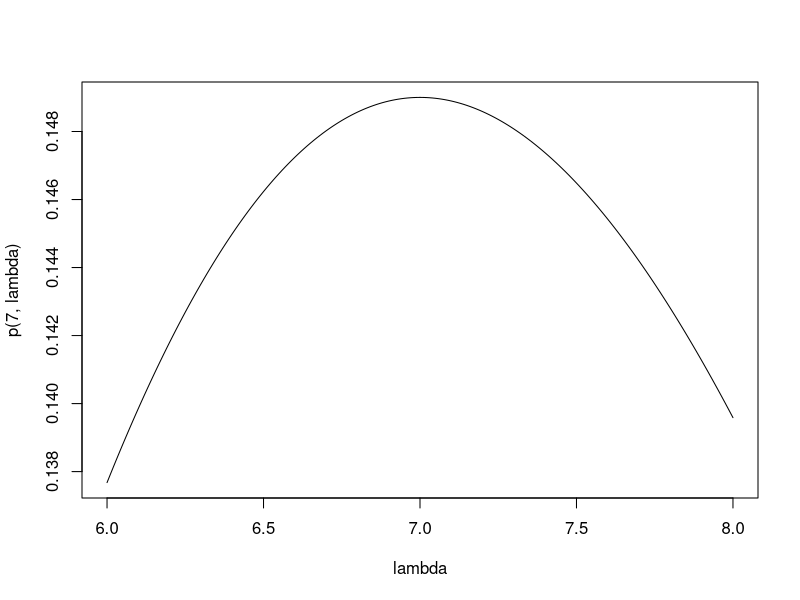
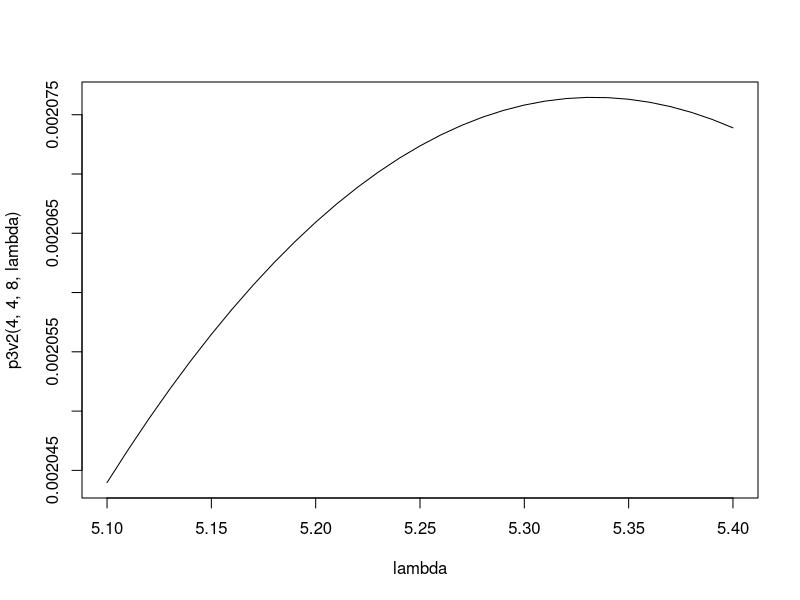

Here is the R script that generated these plots, in order:
p <- function(x,lambda=2){
  # x must be a whole number
  (lambda^x/factorial(x))*exp(-lambda)
}
p(1, lambda=1)
p(0, lambda=1)
p(2, lambda=1) + p(3, lambda=1) + p(4, lambda=1) + p(5, lambda=1) + p(6, lambda=1) + p(7, lambda=1) + p(8, lambda=1) + p(9, lambda=1) + p(10, lambda=1) + p(11, lambda=1) + p(12, lambda=1)  + p(13, lambda=1) 

i <- seq(2,100)
sum(p(i,lambda=1))

1-sum(p(0:1,1))

#Group Meeting
i <- seq(0,7)
sum(p(i,lambda=3))

i <- seq(0,7)
sum(p(i,lambda=6))

i <- seq(8,100)
sum(p(i,lambda=6))
i <- seq(0,7)
1-sum(p(i,lambda=6))


#Additional Calculations and Questions
#Compute the probability of 7 Florida tropical storms in a year assuming lambda = 8
p(7,lambda = 8)
p(7,lambda = 4)
p(7,lambda = 6)
p(7,lambda = 7)
p(7,lambda = 6.9)
p(7,lambda = 7.1)

lambda = seq(6,8,0.01)
plot(lambda,p(7,lambda), type = "l")



p3v1 <- function(x,lambda=2){
  # each element of x must be a whole number
  prod((lambda^x/factorial(x))*exp(-lambda))
}

p3v2 <- function(x1,x2,x3,lambda=2){
  # x1, x2, and x3 must be whole numbers
  (lambda^(x1+x2+x3)/(factorial(x1)*factorial(x2)*factorial(x3)))*exp(-3*lambda)
}


#The probability of 4 Florida tropical storms this year, 4 Florida tropical storms next year, and 8 Florida tropical storms the year after (using $\lambda = 2$ as assumed).
p3v1(c(4,4,8))
#The same probability as above, using the other version
p3v2(4,4,8)
#The same probabilty as above by just multiplying probabilities of independent events together. 
p(4)*p(4)*p(8)

#The probability of 2 Florida tropical storms this year, 5 Florida tropical storms next year, and 3 Florida tropical storms the year after.
p3v1(c(2,5,3))


p3v1(c(4,4,8), lambda = 10)
p3v1(c(4,4,8), lambda = 1)
p3v1(c(4,4,8), lambda = 5)
p3v1(c(4,4,8), lambda = 5.1)
p3v1(c(4,4,8), lambda = 5.2)
p3v1(c(4,4,8), lambda = 5.3)
p3v1(c(4,4,8), lambda = 5.4)
p3v1(c(4,4,8), lambda = 6)

lambda <- seq(5.1,5.4,0.01)
plot(lambda, p3v2(4,4,8,lambda), type = "l")
